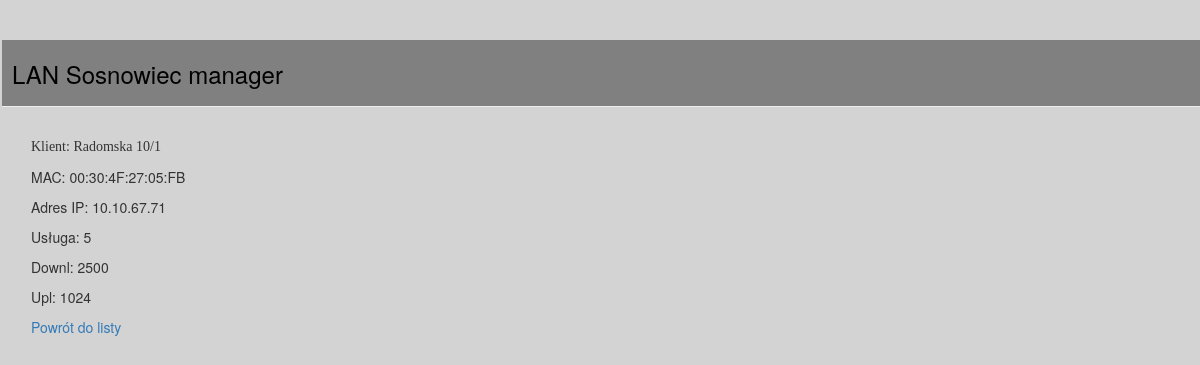
Page /client/info_fw/1856/ on the committed database.
### clients/models.py (models this page shows, shortened)
class Client_fw(models.Model):
    loc_file = models.CharField(max_length = 50)
    ln_nr = models.IntegerField()
    cl_address_ul = models.CharField(max_length = 50)
    cl_address_nr_d = models.CharField(max_length = 50)
    cl_address_nr_m = models.CharField(max_length = 50)
    cl_address_rest = models.CharField(max_length = 50)
    mac = models.CharField(max_length = 17)
    ip_add = models.CharField(max_length = 15)
    kl_service = models.CharField(max_length = 1)
    downl = models.CharField(max_length = 6)
    upl = models.CharField(max_length = 6)
    class Meta:
        db_table = "LAN_Client_fw"

### clients/views.py (the view)
# urls.py: url(r'^client/info_fw/(?P<pk>[0-9]+)/$', views.client_info_fw, name='client_info_fw'),
def client_info_fw(request, pk):
    client = get_object_or_404(Client_fw, pk=pk)
    return render(request, 'clients/client_info_fw.html', {'client': client})

### clients/templates/clients/client_info_fw.html
<!DOCTYPE html>
{% extends 'clients/base.html' %}
{% block content %}
<p><div class="add">Klient: {{client.cl_address_ul}} {{client.cl_address_nr_d}}/{{client.cl_address_nr_m}}</div></p>
<p>MAC: {{client.mac}}</p>
<p>Adres IP: {{client.ip_add}}</p>
<p>Usługa: {{client.kl_service}}</p>
<p>Downl: {{client.downl}}</p>
<p>Upl: {{client.upl}}</p>
<a href="{%url 'clients_found'%}"> Powrót do listy </a>
{% endblock content %}

### static/css/LAN1.css (style rules this page uses)
.add { font-family: bold; }
.backgr { padding-left: 2px; background-color: lightgrey; }

### rows in the picture
Client_fw: cl_address_ul "Radomska", cl_address_nr_d "10", cl_address_nr_m "1", mac "00:30:4F:27:05:FB", ip_add "10.10.67.71", kl_service "5", downl "2500", upl "1024"
